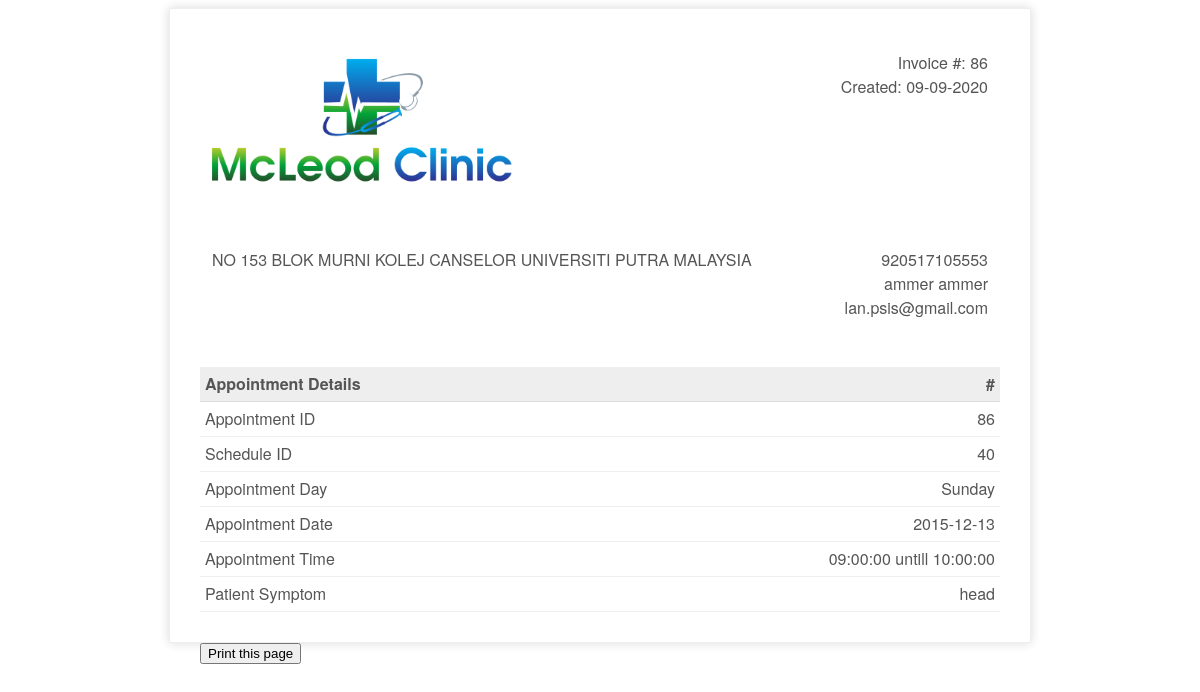
The app's page /patient/invoice.php?appid=86 with its own data.
### tables this page shows
CREATE TABLE `appointment` (
  `appId` int(3) NOT NULL,
  `patientIc` bigint(12) NOT NULL,
  `scheduleId` int(10) NOT NULL,
  `appSymptom` varchar(100) NOT NULL,
  `appComment` varchar(100) NOT NULL,
  `status` varchar(10) NOT NULL DEFAULT 'process'
);

CREATE TABLE `patient` (
  `icPatient` bigint(12) NOT NULL,
  `password` varchar(20) NOT NULL,
  `patientFirstName` varchar(20) NOT NULL,
  `patientLastName` varchar(20) NOT NULL,
  `patientMaritialStatus` varchar(10) NOT NULL,
  `patientDOB` date NOT NULL,
  `patientGender` varchar(10) NOT NULL,
  `patientAddress` varchar(100) NOT NULL,
  `patientPhone` varchar(15) NOT NULL,
  `patientEmail` varchar(100) NOT NULL
);

CREATE TABLE `doctorschedule` (
  `scheduleId` int(11) NOT NULL,
  `scheduleDate` date NOT NULL,
  `scheduleDay` varchar(15) NOT NULL,
  `startTime` time NOT NULL,
  `endTime` time NOT NULL,
  `bookAvail` varchar(10) NOT NULL
);

### patient/invoice.php (the view, shortened to what this page needs)
<?php
include_once '../assets/conn/dbconnect.php';
if (isset($_GET['appid'])) {
$appid=$_GET['appid'];
}
$res=mysqli_query($con, "SELECT a.*, b.*,c.* FROM patient a
JOIN appointment b
On a.icPatient = b.patientIc
JOIN doctorschedule c
On b.scheduleId=c.scheduleId
WHERE b.appId  =".$appid);
$userRow=mysqli_fetch_array($res,MYSQLI_ASSOC);
?>
<!doctype html>
<html>
    <head>
        <link rel="stylesheet" type="text/css" href="assets/css/invoice.css">
    </head>
    <body>
        <div class="invoice-box">
            <table cellpadding="0" cellspacing="0">
                <tr class="top">
                    <td colspan="2">
                        <table>
                            <tr>
                                <td class="title">
                                    <img src="assets/img/logo.png" style="width:100%; max-width:300px;">
                                </td>
                                <td>
                                    Invoice #: <?php echo $userRow['appId'];?><br>
                                    Created: <?php echo date("d-m-Y");?><br>
                                </td>
                            </tr>
                        </table>
                    </td>
                </tr>
                <tr class="information">
                    <td colspan="2">
                        <table>
                            <tr>
                                <td>
                                    <?php echo $userRow['patientAddress'];?>
                                </td>
                                <td><?php echo $userRow['patientIc'];?><br>
                                    <?php echo $userRow['patientFirstName'];?> <?php echo $userRow['patientLastName'];?><br>
                                    <?php echo $userRow['patientEmail'];?>
                                </td>
                            </tr>
                        </table>
                    </td>
                </tr>
                <tr class="heading">
                    <td>
                        Appointment Details
                    </td>
                    <td>
                        #
                    </td>
                </tr>
                <tr class="item">
                    <td>
                        Appointment ID
                    </td>
                    <td>
                       <?php echo $userRow['appId'];?>
                    </td>
                </tr>
                <tr class="item">
                    <td>
                        Schedule ID
                    </td>
                    <td>
                        <?php echo $userRow['scheduleId'];?>
                    </td>
                </tr>
                <tr class="item">
                    <td>
                        Appointment Day
                    </td>
                    <td>
                        <?php echo $userRow['scheduleDay'];?>
                    </td>
                </tr>
                 <tr class="item">
                    <td>
                        Appointment Date
                    </td>
                    <td>
                        <?php echo $userRow['scheduleDate'];?>
                    </td>
                </tr>
                 <tr class="item">
                    <td>
                        Appointment Time
                    </td>
                    <td>
                        <?php echo $userRow['startTime'];?> untill <?php echo $userRow['endTime'];?>
                    </td>
                </tr>
                 <tr class="item">
                    <td>
                        Patient Symptom
                    </td>
                    <td>
                        <?php echo $userRow['appSymptom'];?>
                    </td>
                </tr>
            </table>
        </div>
        <div class="print">
        <button onclick="myFunction()">Print this page</button>
</div>
    </body>
</html>

### patient/assets/css/invoice.css (style rules this page uses)
.print { margin:auto; max-width:800px; }
.invoice-box { max-width:800px; margin:auto; padding:30px; border:1px solid #eee; box-shadow:0 0 10px rgba(0, 0, 0, .15); font-size:16px; line-height:24px; font-family:'Helvetica Neue', 'Helvetica', Helvetica, Arial, sans-serif; color:#555; }
.invoice-box table { width:100%; line-height:inherit; text-align:left; }
.invoice-box table td { padding:5px; vertical-align:top; }
.invoice-box table tr td:nth-child(2) { text-align:right; }
.invoice-box table tr.top table td { padding-bottom:20px; }
.invoice-box table tr.top table td.title { font-size:45px; line-height:45px; color:#333; }
.invoice-box table tr.information table td { padding-bottom:40px; }
.invoice-box table tr.heading td { background:#eee; border-bottom:1px solid #ddd; font-weight:bold; }
.invoice-box table tr.item td { border-bottom:1px solid #eee; }

### records on screen
appointment: appId "86", patientIc.patientAddress "NO 153 BLOK MURNI KOLEJ CANSELOR UNIVERSITI PUTRA MALAYSIA", patientIc "920517105553", patientIc.patientFirstName "ammer", patientIc.patientLastName "ammer", patientIc.patientEmail "lan.psis@gmail.com", scheduleId.scheduleId "40", scheduleId.scheduleDay "Sunday", scheduleId.scheduleDate "2015-12-13", scheduleId.startTime "09:00:00", scheduleId.endTime "10:00:00", appSymptom "head"
